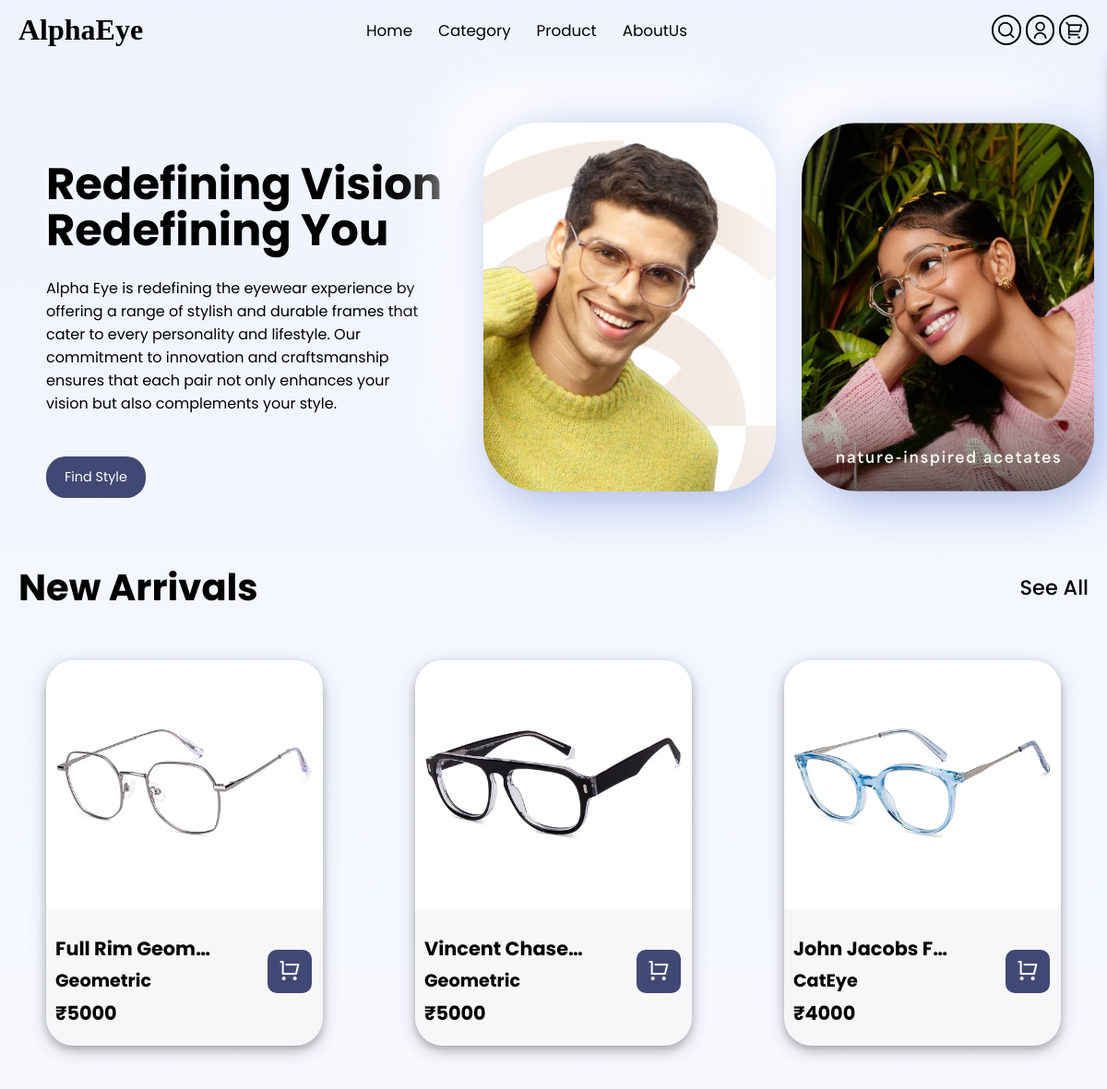
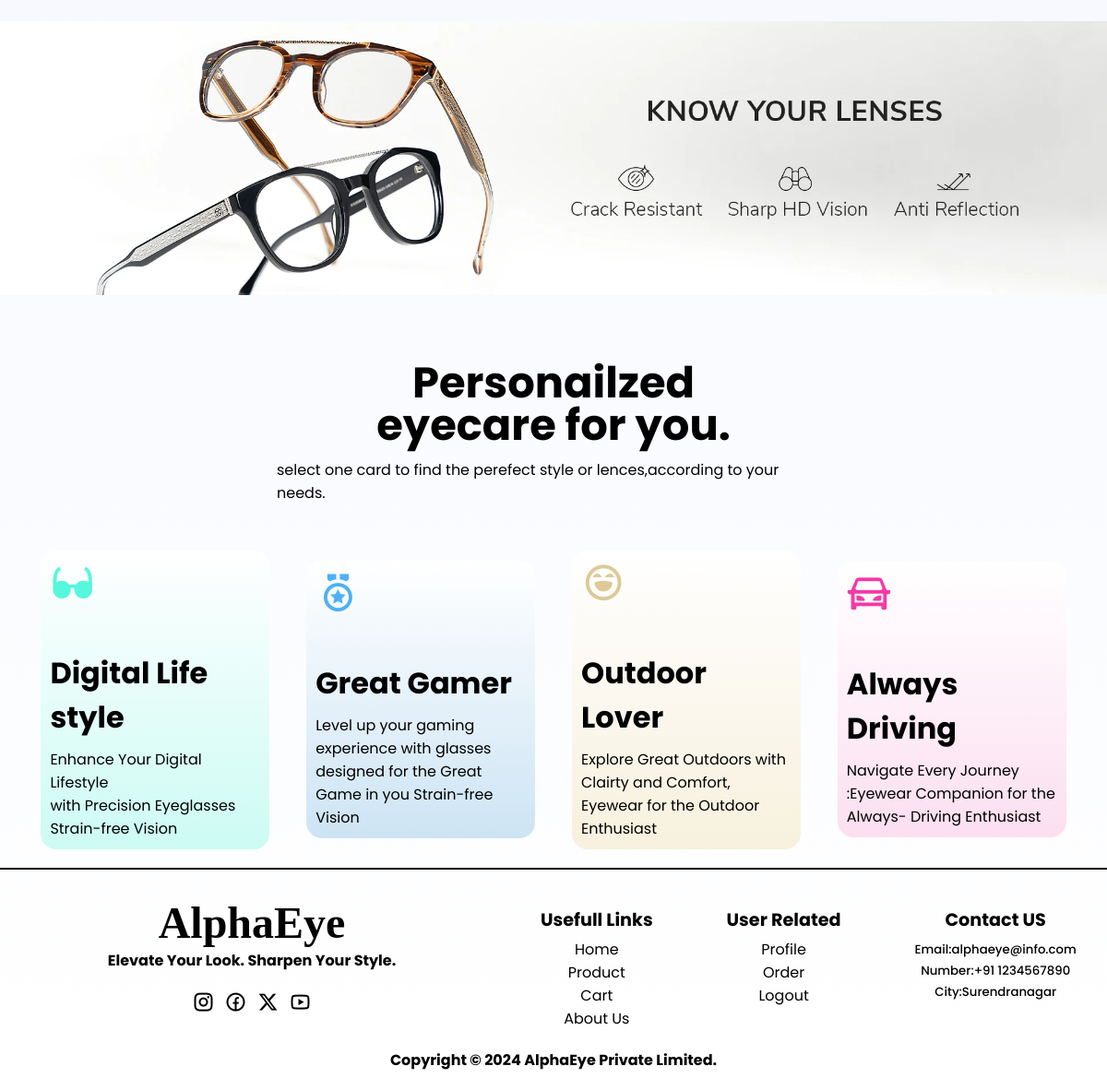
The page / on the database its author committed (2 pictures, top to bottom).
### tables this page shows
CREATE TABLE `product` (
  `productid` int(11) NOT NULL,
  `name` varchar(255) DEFAULT NULL,
  `detail` longtext DEFAULT NULL,
  `mrp` int(11) NOT NULL DEFAULT 0,
  `maincategory` varchar(255) DEFAULT NULL,
  `img1` varchar(255) DEFAULT NULL,
  `img2` varchar(255) DEFAULT NULL,
  `img3` varchar(255) DEFAULT NULL,
  `img4` varchar(255) DEFAULT NULL,
  `color` varchar(255) DEFAULT NULL,
  `status` varchar(255) NOT NULL DEFAULT 'show',
  `addingdate` timestamp NOT NULL DEFAULT current_timestamp(),
  `size` varchar(20) DEFAULT 'medium',
  `sellingprice` int(255) DEFAULT NULL,
  `subcategory` varchar(255) DEFAULT NULL
);

### index.php (the view, shortened to what this page needs)
<!DOCTYPE html>
<html lang="en">
<head>
    <link rel="stylesheet" href="cssStyle/style.css">
    <?php include("config/remixicone.php")?>
</head>
<body>
    <div class="main">
        <?php include("component/nav.php"); ?>
        <div class="hero">
            <div class="left-div">
                <h1>Redefining Vision Redefining You</h1>
                <p>Alpha Eye is redefining the eyewear experience by offering a range
              of stylish and durable frames that cater to every personality and
              lifestyle. Our commitment to innovation and craftsmanship ensures
              that each pair not only enhances your vision but also complements
              your style.</p>
                <a href="viewproduct.php"><button>Find Style</button></a>
            </div>
                <div class="right-div">
                    <div class="neumor-div">
                    <img id="" src="assets/staticimg/homepageimg.jpg" >
                    <img id="" src="assets/staticimg/homepageimg2.jpg" >
                    </div>
                </div>
        </div>
        <div class="newarrivals-div">
            <div class="heading">
                <h1>New Arrivals</h1>
                <a href="viewproduct.php?query=newarrivals"><button>See All</button></a>
            </div>
            <div class="card-div">
                <?php
                    $select ="SELECT * FROM product WHERE addingdate >= DATE_SUB(CURRENT_DATE, INTERVAL 1 MONTH) AND status='show'";
                    $result1 = mysqli_query($con, $select);
                    $name="";
                    while($row = mysqli_fetch_assoc($result1)){
                        if($name==$row["name"]){
                            continue;
                        }
                        else{
                            $name=$row["name"];
                    ?>
                                <div class="card">
                                    <a href="product.php?pname=<?php echo $row['name']  ?>&pid=<?php echo $row["productid"]; ?>">
                                    <img src="assets/images/<?php echo $row["img1"]; ?>" alt="main image">
                                    </a>
                                    <div class="detail-sec">
                                        <div class="name-div">
                                            <h3><?php echo $row["name"]; ?></h3>
                                            <h5><?php echo $row["subcategory"]; ?></h5>
                                            <h3>₹<?php echo $row["sellingprice"]; ?></h3>
                                        </div>
                                        <div class="btn-div">
                                            <a href="addcart.php?action=addproduct&type=onlyframe&productid=<?= $row['productid']?>">
                                                <button>
                                                    <i class="ri-shopping-cart-line"></i>
                                                </button>
                                            </a>
                                        </div>
                                    </div>
                                </div>
                    <?php
                    }}?>
            </div>
        </div>
        <div class="img-div">
            <img src="assets/staticimg/benar.jpg" alt="">
        </div>
        <div class="hero2">
            <h1>Personailzed <br> eyecare for you.</h1>
            <p>select one card to find the perefect style or lences,according to your needs.</p>
        </div>
        <div class="boxs">
            <div class="box">
                <i class="ri-glasses-2-fill"></i>
                <h1>Digital Life style</h1>
                <p>Enhance Your Digital Lifestyle<br> with Precision Eyeglasses <br>
                Strain-free Vision</p>
                </div>
                    <div class="box">
                    <i class="ri-medal-line"></i>
                    <h1>Great Gamer</h1>
                    <p>Level up your gaming experience with glasses designed for the Great Game in you
                    Strain-free Vision</p>
                    </div>
                        <div class="box">
                        <i class="ri-emotion-laugh-line"></i>
                        <h1>Outdoor Lover</h1>
                        <p>Explore Great Outdoors with Clairty and Comfort, Eyewear for the Outdoor Enthusiast</p>
                        </div>
                            <div class="box">
                            <i class="ri-roadster-line"></i>
                            <h1>Always Driving</h1>
                            <p>Navigate Every Journey :Eyewear Companion for the Always- Driving Enthusiast</p>
                            </div>
        </div>
            <?php include("component/footer.php");?>
    </div>
</body>
</html>

### cssStyle/style.css (style rules this page uses)
* { margin: 0; padding: 0; box-sizing:border-box; font-family: "Poppins", sans-serif; }
html body { height:100%; width:100%; color: #000; overflow-x: hidden; }
.main { width: 100%; background: linear-gradient(#EFF3FF,#fff); }
.hero { width: 100%; display: flex; justify-content: center; align-items: center; padding-left: 50px; padding-top:40px; }
.left-div { width: 40%; display: flex; flex-direction: column; align-items:flex-start ; justify-content: flex-start; gap:15px; align-self: flex-start; padding-top:70px; }
.left-div h1 { font-size:3rem; font-weight: 700; width: 100%; line-height: 50px; }
.left-div p { font-size: 1rem; font-weight: 400; width:90%; margin-top: 10px; }
.left-div button { border: none; background-color: #424874; padding:12px 20px; border-radius: 21px; margin-top: 30px; color: #fff; font-size: 0.9rem; }
.right-div { width: 60%; display: flex; flex-direction: row; padding-top: 20px; justify-content: space-around; }
.neumor-div { width: 100%; display: flex; align-items: center; justify-content: space-around; }
.right-div img { height: 400px; object-fit: cover; border-radius: 61px; background: #EFF3FF; box-shadow: 10px 10px 50px #95a8e0cc, -41px -41px 62px #ffffff; width: 46%; }
.newarrivals-div { width: 100%; display: flex; flex-direction: column; align-items: center; justify-content: center; padding-top: 50px; gap: 20px; }
.heading { padding: 17px 20px; display: flex; justify-content: space-between; align-items: center; width: 100%; }
.heading h1 { font-size: 2.5rem; font-weight: 700; }
.heading button { background-color: transparent; border: none; font-weight: 500; transition: all ease 0.5s; font-size: 1.4rem; }
.card-div { display: flex; flex-direction: row; align-items: center; justify-content: space-around; width: 100%; padding-top:12px; }
.card { width: 25%; background-color: #F7F7F9; display: flex; flex-direction: column; border-radius: 30px; overflow: hidden; transition: all ease 0.8s; padding-bottom: 20px; box-shadow: 0 4px 8px 0 rgba(0, 0, 0, 0.2), 0 6px 20px 0 rgba(0, 0, 0, 0.19); }
.card a img { height: 270px; width: 100%; object-fit: cover; }
.detail-sec { display: flex; flex-direction: row; justify-content: space-between; align-items: center; width: 100%; }
.name-div { display: flex; flex-direction: column; gap: 5px; width: 80%; max-width: 80%; padding: 20px 10px; padding-bottom: 0px; }
.name-div h3 { font-size: 1.3rem; text-overflow:ellipsis; width: 80%; white-space: nowrap; overflow: hidden; }
.name-div h5 { font-size:1.2rem ; }
.btn-div { width: 20%; }
.btn-div a button { background-color: #424874; color: #fff; border: none; padding: 10px; border-radius: 10px; width: 80%; text-align:center; align-self: center; }
.btn-div a button i { font-size: 1.5rem; }
.img-div { width: 100%; margin-top: 70px; margin-bottom: 50px; }
.img-div img { width: 100%; object-fit: cover; }
.hero2 { padding-top: 15px; display: flex; flex-direction: column; justify-content: center; align-items: center; width: 50%; margin: auto; gap:7px; }
.hero2 h1 { font-size: 2.9rem; font-weight: 700; text-align: center; line-height: 1.2cm; }
.hero2 p { margin-top:7px; font-size: 1rem; font-weight: 400; }
.boxs { padding:10px; width:100%; display: flex; flex-direction: row; justify-content: center; gap: 40px; align-items:center; margin-top: 40px; }
.box { width: 21%; display: flex; flex-direction: column; gap:9px; border-radius: 17px; padding: 10px; }
.box h1 { margin-top: 40px; }
.box i { font-size: 2.9rem; }
.box:nth-child(1) { background:linear-gradient(#fff,#ccfbf3); }
.box:nth-child(3) { background:linear-gradient(#fff,#f3e7c695); }
.box:nth-child(2) { background:linear-gradient(#fff,#cde4f4); }
.box:nth-child(4) { background:linear-gradient(#fff,#fcdff0); }
.box:nth-child(1) > i { color:#2ff5d4ce; }
.box:nth-child(3) > i { color:#c5a54e95; }
.box:nth-child(2) > i { color:#4db1f4; }
.box:nth-child(4) > i { color:#f539a6; }

### component/nav.css (style rules this page uses)
* { margin: 0; padding: 0; box-sizing:border-box; font-family: "Poppins", sans-serif; }
html body { height:100%; width:100%; color: black; font-family: "Moderustic"; }

### rows shown on the page
product: img1 (picture), name "Full Rim Geom…", subcategory "Geometric", sellingprice "5000"
product: img1 (picture), name "Vincent Chase…", subcategory "Geometric", sellingprice "5000"
product: img1 (picture), name "John Jacobs F…", subcategory "CatEye", sellingprice "4000"
